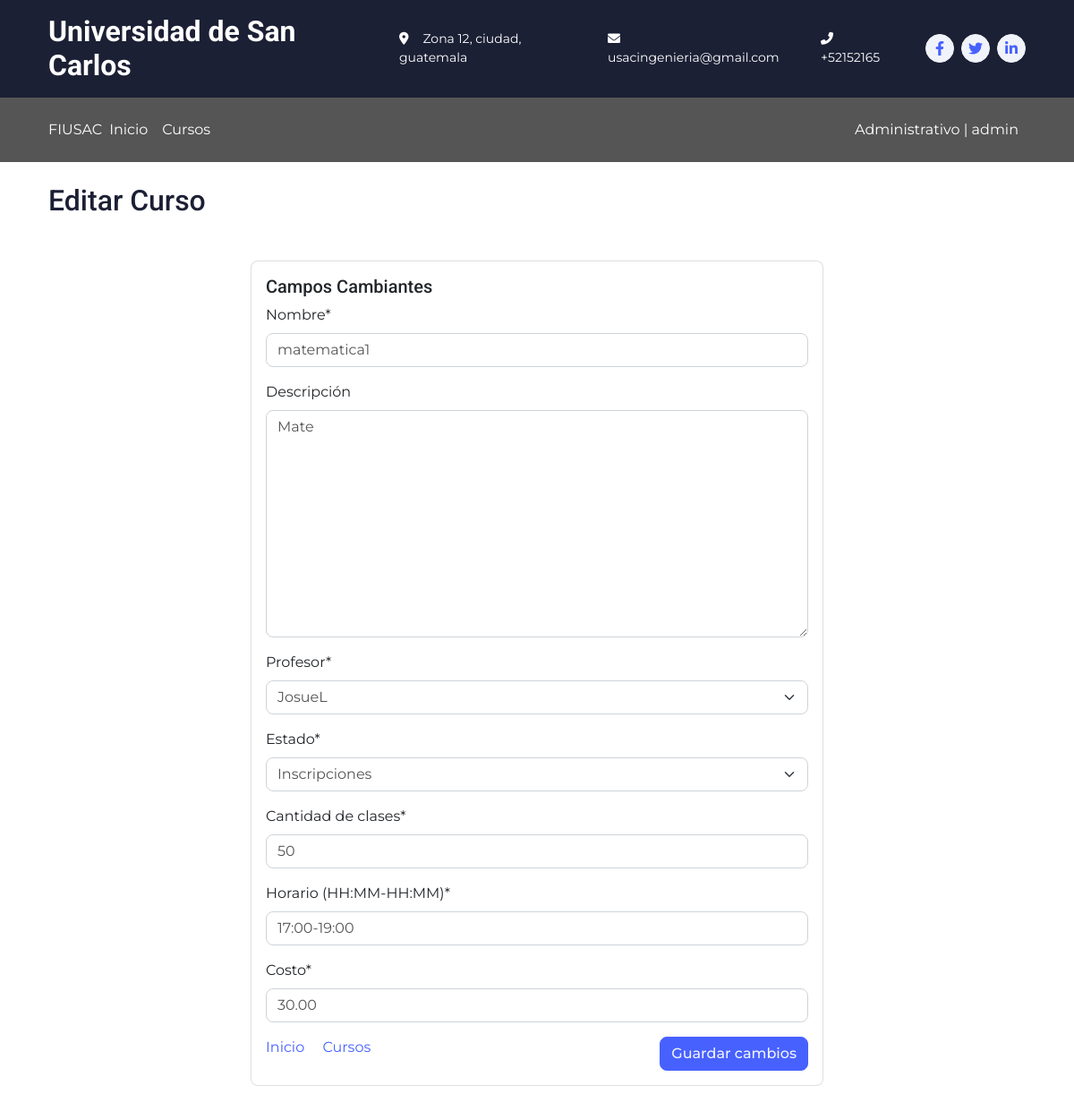
The app's page /courses/8/edit/ (signed in) with its own data.
### core/models.py (models this page shows, shortened)
class Course(models.Model):
    STATUS_CHOICES = (
        ('I', 'Inscripciones'),
        ('P', 'En progreso'),
        ('F', 'Finalizado'),
    )
    name = models.CharField(max_length=90, verbose_name='Nombre')
    description = models.TextField(blank=True, null=True, verbose_name='Descripción')
    teacher = models.ForeignKey(User, on_delete=models.CASCADE, limit_choices_to={'groups__name': 'profesores'}, verbose_name='Profesor')
    class_quantity = models.PositiveIntegerField(default=0, verbose_name='Cantidad de clases')
    schedule = models.CharField(max_length=11, verbose_name='Horario (HH:MM-HH:MM)')
    cost = models.DecimalField(max_digits=10, decimal_places=2, verbose_name='Costo', default=0.00)
    status = models.CharField(max_length=1, choices=STATUS_CHOICES, default='I', verbose_name='Estado')
    class Meta:
        verbose_name = 'Curso'
        verbose_name_plural = 'Cursos'

### core/views.py (the view, shortened to what this page needs)
# urls.py: path('courses/<int:pk>/edit/', login_required(CourseEditView.as_view()), name='course_edit'),
@add_group_name_to_context
class  CourseEditView(UserPassesTestMixin, UpdateView):
    model = Course
    form_class = CourseForm
    template_name = 'edit_course.html'
    success_url = reverse_lazy('courses')
    def test_func(self):
        return self.request.user.groups.filter(name='administrativos').exists()

### core/forms.py
class CourseForm(forms.ModelForm):
    teacher = forms.ModelChoiceField(queryset=User.objects.filter(groups__name= 'profesores'), label='Profesor')
    status = forms.ChoiceField(choices=Course.STATUS_CHOICES, initial='I', label='Estado')
    class Meta:
        model = Course
        fields = ['name', 'description', 'teacher', 'status','class_quantity','schedule','cost']

### core/views.py (called while the page is built)
def plural_to_singular(plural):
    plural_singular = {
        "estudiantes": "estudiante",
        "profesores": "profesor",
        "preceptores": "preceptor",
        "administrativos": "administrativo",
    }
    return plural_singular.get(plural, "error")

def add_group_name_to_context(view_class):
    orginal_dispatch = view_class.dispatch
    def dispatch(self, request, *args, **kwargs):
        user = self.request.user
        group = user.groups.first()
        group_name = None
        group_name_singular = None
        if group:
                group_name = group.name
                group_name_singular = plural_to_singular(group.name)
        context={
        'group_name': group_name,
        'group_name_singular': group_name_singular
        }
        self.extra_context = context
        return orginal_dispatch(self, request, *args, **kwargs)
    view_class.dispatch = dispatch
    return view_class

### Templates/edit_course.html (shortened to what this page needs)
{% extends 'base.html' %}
{% block content %}
    {% load crispy_forms_tags %}
    <div class="container my-4">
        <h2>Editar Curso</h2>
        <form action="" method="post">
            <div class="card mx-auto my-5" style="width: 40rem;">
                <div class="card-body">
                    <h5 class="card-title">Campos Cambiantes</h5>
                    {{ form | crispy }}
                    <a class="card-link" href="{% url 'home' %}">Inicio</a>
                    <a class="card-link" href="{% url 'courses' %}">Cursos</a>
                    <button class="btn btn-primary float-end" type="submit">Guardar cambios </button>
                </div>
            </div>
        </form>
    </div>
{% endblock %}

### Templates/header.html (shortened to what this page needs)
<link rel="stylesheet" href="https://cdnjs.cloudflare.com/ajax/libs/font-awesome/6.0.0-beta3/css/all.min.css">
<div class="container-fluid bg-dark text-white d-none d-lg-flex">
    <div class="container py-3">
        <div class="d-flex align-items-center">
            <a href="" style="text-decoration: none;">
                <h2 class="text-white fw-bold m-0">Universidad de San Carlos</h2>
            </a>
            <div class="ms-auto d-flex align-items-center">
                <small class="ms-4"><i class="fa fa-map-marker-alt me-3"></i>Zona 12, ciudad, guatemala</small>
                <small class="ms-4"><i class="fa fa-envelope me-3"></i>usacingenieria@gmail.com</small>
                <small class="ms-4"><i class="fa fa-phone-alt me-3"></i>+52152165</small>
                <div class="ms-3 d-flex">
                    <a class="btn btn-sm-square btn-light text-primary rounded-circle ms-2" href=""><i
                            class="fab fa-facebook-f"></i></a>
                    <a class="btn btn-sm-square btn-light text-primary rounded-circle ms-2" href=""><i
                            class="fab fa-twitter"></i></a>
                    <a class="btn btn-sm-square btn-light text-primary rounded-circle ms-2" href=""><i
                            class="fab fa-linkedin-in"></i></a>
                </div>
            </div>
        </div>
    </div>
</div>
{% if user.is_authenticated %}
    {% if group_name == 'estudiantes' %}
        <header class="p-3 text-bg-dark bg-dark">
    {% elif group_name == 'profesores' %}
        <header class="p-3 text-bg-dark bg-info">
    {% elif group_name == 'administrativos' %}
        <header class="p-3 text-bg-dark bg-secondary">
    {% endif %}
{% else %}
    <header class="p-3 text-bg-dark ">
{% endif %}
<div class="container">
    <div class="d-flex flex-wrap align-items-center justify-content-center justify-content-lg-start">
        <a href="{% url 'home' %}" class="d-flex align-items-center mb-2 mb-lg-0 text-white text-decoration-none">
            FIUSAC
        </a>
            {% if user.is_authenticated %}
                {% if group_name == 'estudiantes' %}
                    <ul class="nav col-12 col-lg-auto me-lg-auto mb-2 justify-content-center mb-md-0 bg-dark">
                {% elif group_name == 'profesores' %}
                    <ul class="nav col-12 col-lg-auto me-lg-auto mb-2 justify-content-center mb-md-0 bg-info">
                {% elif group_name == 'administrativos' %}
                    <ul class="nav col-12 col-lg-auto me-lg-auto mb-2 justify-content-center mb-md-0 bg-secondary">
                {% endif %}
            {% else %}
                <ul class="nav col-12 col-lg-auto me-lg-auto mb-2 justify-content-center mb-md-0">
            {% endif %}
            <li><a href="{% url 'home' %}" class="nav-link px-2 text-white">Inicio</a></li>
            <li><a href="{% url 'courses' %}" class="nav-link px-2 text-white">Cursos</a></li>
        </ul>
        <div class="text-end">
                {% if user.is_authenticated %}
                    <li style="list-style-type: none;">
                    <a class="nav-link px-2 text-white" href="{% url 'profile' %}">{{ group_name_singular|capfirst }}
                    | {{ user.username }}</a>
                    </li>
                {% else %}
                    <a class="btn btn-outline-light me-2" href="{% url 'login' %}">Iniciar Sesión</a>
                    <a class="btn btn-outline-light me-2" href="{% url 'register' %}">Registrarse</a>
                {% endif %}
        </div>
    </div>
</div>
    </header>

### static/css/style.css (style rules this page uses)
:root { --primary: #4761FF; --secondary: #555555; --light: #F1F3FA; --dark: #1C2035; }
.btn { transition: .5s; font-weight: 500; }
.btn-primary, .btn-outline-primary:hover { color: var(--light); }
.btn-sm-square { width: 32px; height: 32px; }
.btn-square, .btn-sm-square, .btn-lg-square { padding: 0; display: flex; align-items: center; justify-content: center; font-weight: normal; }

### records on screen
Course: name "matematica1", description "Mate", teacher "JosueL", status "Inscripciones", class_quantity "50", schedule "17:00-19:00", cost "30.00"

### other values on screen
{{ group_name_singular|capfirst }} "Administrativo"
{{ user.username }} "admin"
